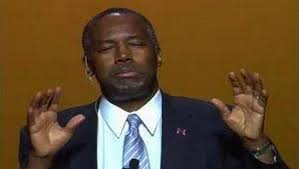
//> input picture project2/faceDetect/ben.jpg, 299 x 169 px
$ ./facedetect   (built with g++ and OpenCV 4)
//> lines starting //> are read from the running program, lines starting //| are printed output that depends on the picture; after the words box and inside, x2 and y2 are one past the last pixel; in counts of white or black regions, pixels touching at a corner belong together
#include "opencv2/objdetect/objdetect.hpp"
#include "opencv2/highgui/highgui.hpp"
#include "opencv2/imgproc/imgproc.hpp"

#include <iostream>
#include <stdio.h>

using namespace std;
using namespace cv;

int main( )
{
    Mat image;
    image = imread("ben.jpg", CV_LOAD_IMAGE_COLOR);
//> image is the input picture: 169 rows x 299 cols, CV_8UC3; mean B, G, R 43.2, 73.9, 98.4
    namedWindow( "window1", 1 );   imshow( "window1", image );

    // Load Face cascade (.xml file)
    CascadeClassifier face_cascade;
    face_cascade.load( "haarcascade_frontalface_alt2.xml" );

    // Detect faces
    std::vector<Rect> faces;
    face_cascade.detectMultiScale( image, faces, 1.1, 2, 0|CV_HAAR_SCALE_IMAGE, Size(30, 30) );
//> faces = 1 Rect (x, y, width, height): [91, 20, 64, 64]

    // Draw circles on the detected faces
    for( int i = 0; i < faces.size(); i++ )
    {
        Point center( faces[i].x + faces[i].width*0.5, faces[i].y + faces[i].height*0.5 );
        ellipse( image, center, Size( faces[i].width*0.5, faces[i].height*0.5), 0, 0, 360, Scalar( 255, 0, 255 ), 4, 8, 0 );
    }
//> this loop made 1 pass
//> center on pass 1: Point(123, 52)
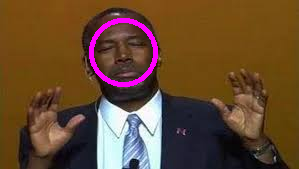
//> image: 169 rows x 299 cols, CV_8UC3; 2% of pixels changed, all inside (x1, y1, x2, y2) = (89, 18, 158, 87)

    imshow( "Detected Face", image );

    waitKey(0);
    return 0;
}

$ run again, with project2/faceDetect/tt.jpg copied over project2/faceDetect/ben.jpg
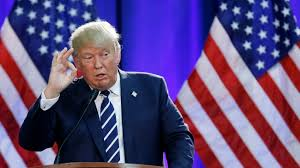
//> input picture project2/faceDetect/tt.jpg, 300 x 168 px
//> image is the input picture: 168 rows x 300 cols, CV_8UC3; mean B, G, R 122.1, 72.8, 92.6
//> faces = 1 Rect (x, y, width, height): [76, 40, 44, 44]
//> the loop `for( int i = 0; i < faces.size(); i++ )` made 1 pass
//> center on pass 1: Point(98, 62)
//> after the loop `for( int i = 0; i < faces.size(); i++ )`:
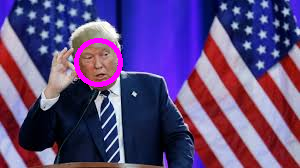
//> image: 168 rows x 300 cols, CV_8UC3; 1.38% of pixels changed, all inside (x1, y1, x2, y2) = (74, 38, 123, 87)

$ run again, with project2/faceDetect/7.pgm saved as project2/faceDetect/ben.jpg
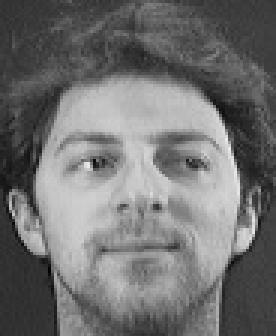
//> input picture project2/faceDetect/7.pgm, 92 x 112 px (shown 3 times larger)
//> image is the input picture: 112 rows x 92 cols, CV_8UC3; min 2, max 234, mean 112.9
//> faces = 1 Rect (x, y, width, height): [10, 25, 72, 72]
//> the loop `for( int i = 0; i < faces.size(); i++ )` made 1 pass
//> center on pass 1: Point(46, 61)
//> after the loop `for( int i = 0; i < faces.size(); i++ )`:
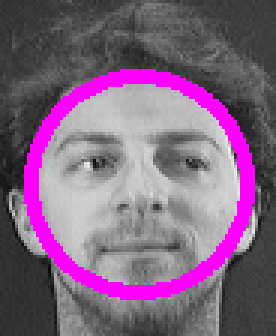
//> image: 112 rows x 92 cols, CV_8UC3 (shown 3 times larger); 10.81% of pixels changed, all inside (x1, y1, x2, y2) = (8, 23, 85, 100)
